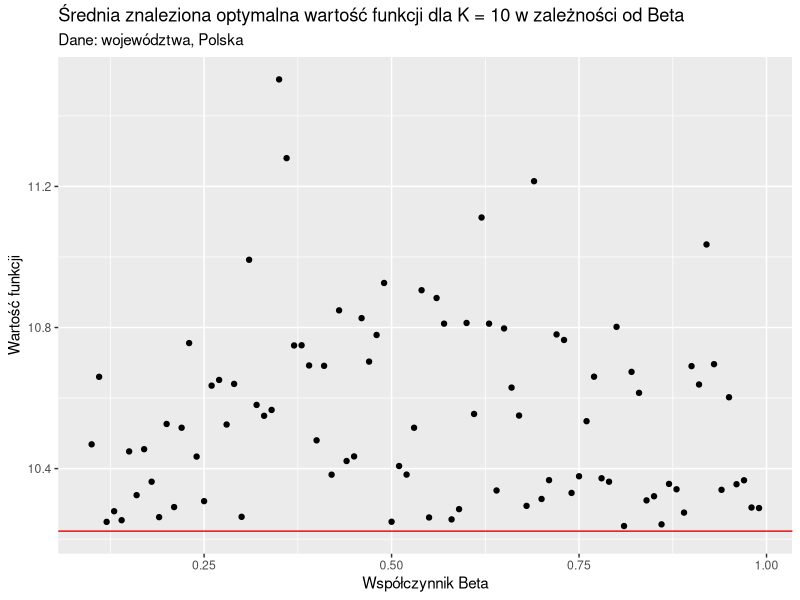
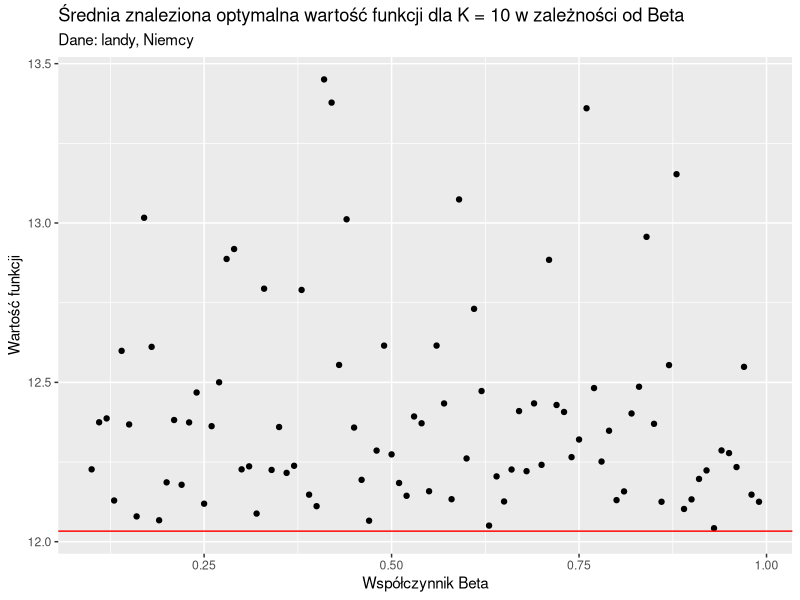
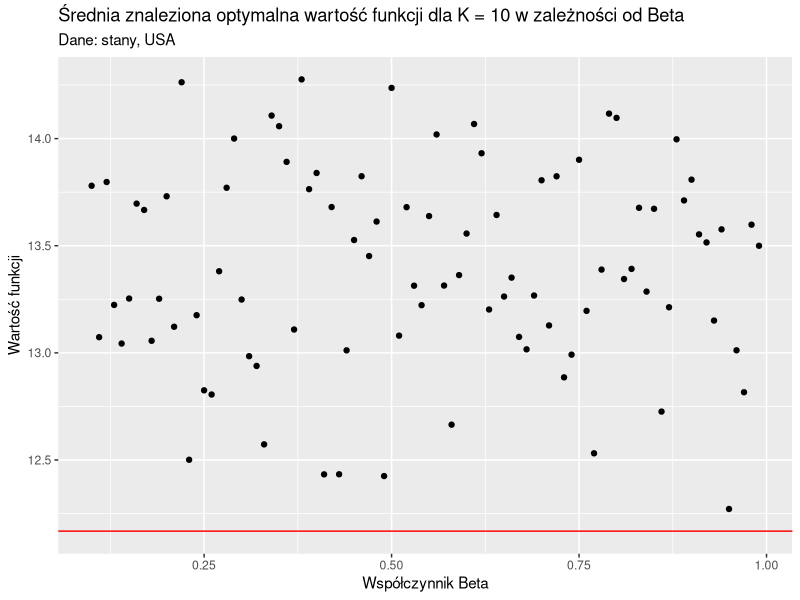
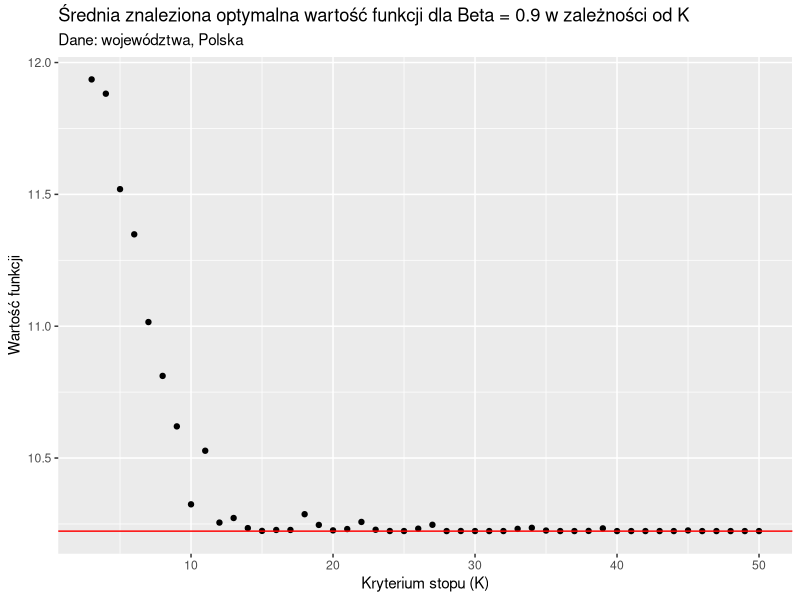

These charts were generated, in order, by the following R code:
library(ggplot2)

# Ustawienie lokalizacji na lokalizację pliku
setwd(dirname(rstudioapi::getActiveDocumentContext()$path))

df1 <- read.csv("data/experiment1_betas.csv")
df2 <- read.csv("data/experiment1_Ks.csv")
head(df1)
head(df2)

# Wykres 1
ggplot(data = df1[-91,], aes(x = betas, y = result_polska)) +
  geom_point() +
  geom_hline(yintercept = df1[91, 2], color = "red") +
  labs(title = "Średnia znaleziona optymalna wartość funkcji dla K = 10 w zależności od Beta",
       subtitle = "Dane: województwa, Polska",
       x = "Współczynnik Beta",
       y = "Wartość funkcji")

# Wykres 2
ggplot(data = df1[-91,], aes(x = betas, y = result_niemcy)) +
  geom_point() +
  geom_hline(yintercept = df1[91, 3], color = "red") +
  labs(title = "Średnia znaleziona optymalna wartość funkcji dla K = 10 w zależności od Beta",
       subtitle = "Dane: landy, Niemcy",
       x = "Współczynnik Beta",
       y = "Wartość funkcji")

# Wykres 3
ggplot(data = df1[-91,], aes(x = betas, y = result_usa)) +
  geom_point() +
  geom_hline(yintercept = df1[91, 4], color = "red") +
  labs(title = "Średnia znaleziona optymalna wartość funkcji dla K = 10 w zależności od Beta",
       subtitle = "Dane: stany, USA",
       x = "Współczynnik Beta",
       y = "Wartość funkcji")

# Wykres 4
ggplot(data = df2[-49,], aes(x = Ks, y = result_polska)) +
  geom_point() +
  geom_hline(yintercept = df2[49, 2], color = "red") +
  labs(title = "Średnia znaleziona optymalna wartość funkcji dla Beta = 0.9 w zależności od K",
       subtitle = "Dane: województwa, Polska",
       x = "Kryterium stopu (K)",
       y = "Wartość funkcji")

# Wykres 5

# Wykres 6
